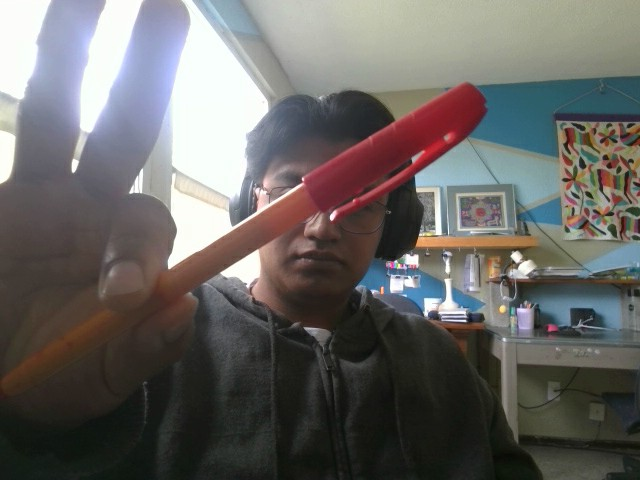
#> input picture application/Resources/images/07102026103002.jpg, 640 x 480 px
$ python capa_azul.py ../application/Resources/images/07102026103002.jpg
#> lines starting #> are read from the running program, lines starting #| are printed output that depends on the picture; after the words box and inside, x2 and y2 are one past the last pixel; in counts of white or black regions, pixels touching at a corner belong together
import cv2
import sys
import os
import numpy as np

if len(sys.argv) < 2:
    print("Error: No se proporcionó la ruta de la imagen.")
    sys.exit(1)

img_path = sys.argv[1]

if not os.path.exists(img_path):
    print(f"Error: El archivo no existe en la ruta:\n{img_path}")
    sys.exit(1)

img = cv2.imread(img_path)
#> img is the input picture: shape (480, 640, 3); mean B, G, R 100.5, 102.9, 105.1
#img = cv2.cvtColor(img, cv2.COLOR_BGR2RGB)

#Segmentar color azul
azulBajo = np.array([100, 100, 20], np.uint8)
azulAlto = np.array([125, 255, 255], np.uint8)

imgHSV = cv2.cvtColor(img, cv2.COLOR_BGR2HSV)
#> imgHSV: shape (480, 640, 3); mean H, S, V 59.2, 51.9, 113.2

maskAzul = cv2.inRange(imgHSV, azulBajo, azulAlto)
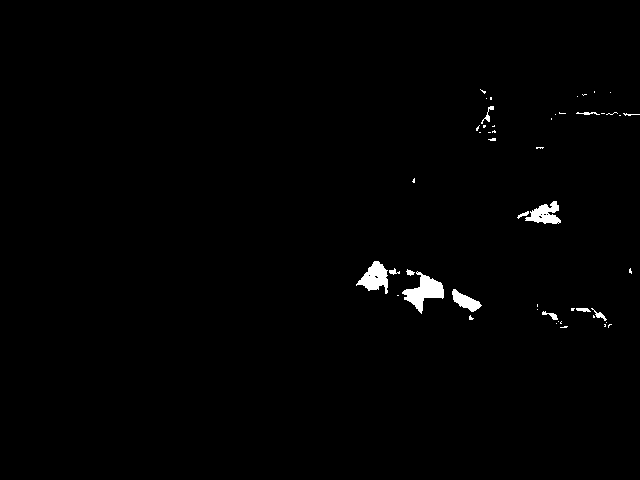
#> maskAzul: shape (480, 640); 0.9% white; 49 white regions (36 under 20 px), largest, box (x1, y1, x2, y2) and area: (402, 271, 444, 314) 772, (356, 261, 388, 294) 579, (525, 201, 561, 224) 464

#poner en cero los pixeles que no se encuentren dentro del rango anterior
maskB = cv2.bitwise_and(img, img, mask= maskAzul)

if img is None:
    print(f"Error: OpenCV no pudo leer la imagen en:\n{img_path}")
    sys.exit(1)

base, ext = os.path.splitext(img_path)


if os.path.exists(base + "_blue" + ext):
    print("Imagen Procesada Correctamente")
else:
    cv2.imwrite(base + "_blue" + ext, maskB)
    print("Imagen Procesada Correctamente")

$ run again, on application/Resources/images/07102026104616.jpg
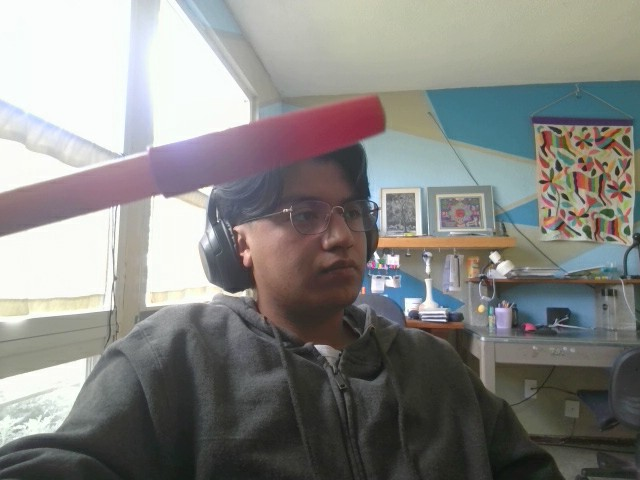
#> input picture application/Resources/images/07102026104616.jpg, 640 x 480 px
#> img is the input picture: shape (480, 640, 3); mean B, G, R 131.5, 134.5, 134.7
#> imgHSV: shape (480, 640, 3); mean H, S, V 62.8, 35.4, 141.8
#> `maskAzul = cv2.inRange(imgHSV, azulBajo, azulAlto)`:
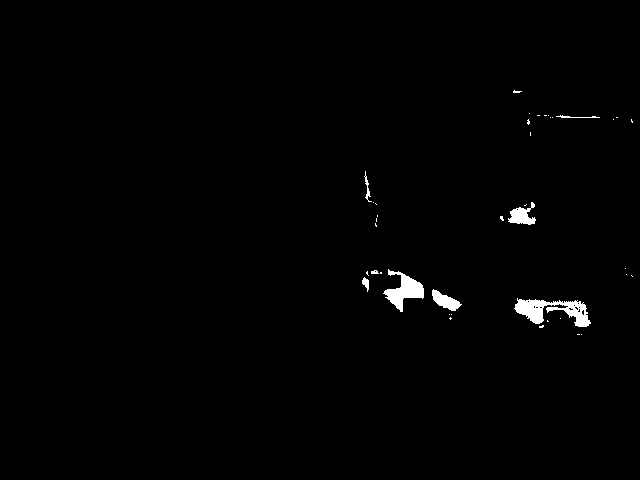
#> maskAzul: shape (480, 640); 0.92% white; 40 white regions (32 under 20 px), largest, box (x1, y1, x2, y2) and area: (514, 298, 591, 327) 1068, (383, 269, 424, 312) 763, (508, 202, 536, 225) 343
